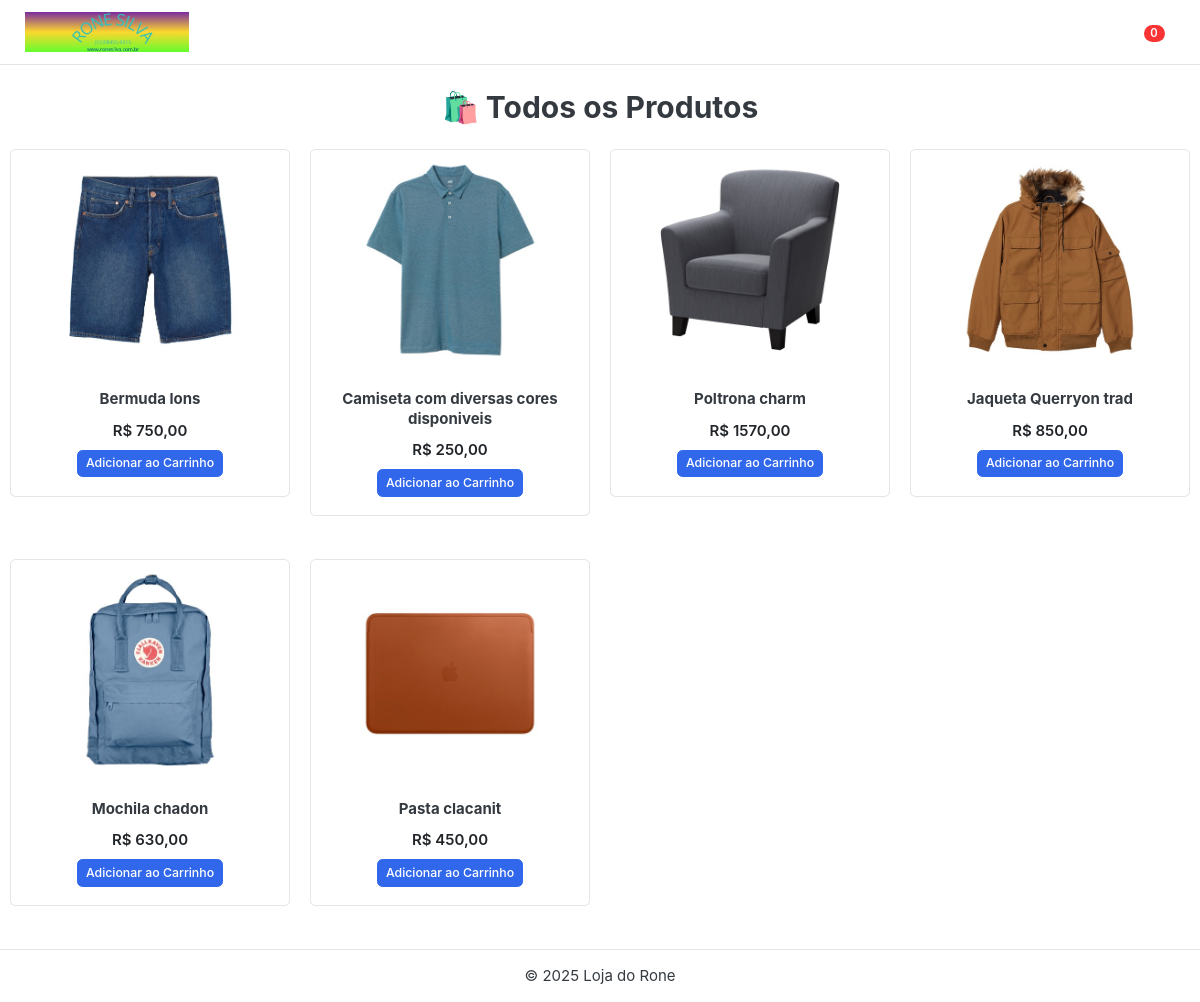
The page /loja/ on the database its author committed.
### store/models.py (models this page shows, shortened)
class Product(models.Model):
    name = models.CharField(max_length=200)
    description = models.TextField(blank=True)
    price = models.DecimalField(max_digits=10, decimal_places=2)
    image = models.ImageField(upload_to='products/', blank=True, null=True)  # <-- correto
    stock = models.PositiveIntegerField(default=0)
    created_at = models.DateTimeField(auto_now_add=True)

### store/views.py (the view)
# urls.py: path('', include('store.urls')),  # envia tudo para o app store
def store(request):
    products = Product.objects.all()
    return render(request, 'store.html', {'products': products})

### templates/store.html (shortened to what this page needs)
{% load static %}
<!DOCTYPE html>
<html lang="pt-br">
<head>
    <link href="{% static 'css/bootstrap.css' %}" rel="stylesheet">
    <link href="{% static 'css/ui.css' %}" rel="stylesheet">
    <link href="{% static 'css/responsive.css' %}" rel="stylesheet">
</head>
<body>
<header class="section-header">
    <nav class="navbar navbar-expand-sm navbar-light border-bottom">
        <div class="container">
            <a href="{% url 'store' %}" class="navbar-brand">
                <img src="{% static 'images/2.jpg' %}" height="40" alt="Logo Loja do Rone">
            </a>
            <ul class="navbar-nav ml-auto">
                <li class="nav-item">
                    <a href="{% url 'cart' %}" class="nav-link">
                        <span class="badge badge-pill badge-danger">
                            {{ cart_items|length|default:0 }}
                        </span>
                    </a>
                </li>
            </ul>
        </div>
    </nav>
</header>
<section class="section-content">
    <div class="container">
        <h2 class="my-4 text-center">🛍️ Todos os Produtos</h2>
        <div class="row">
            {% for product in products %}
            <div class="col-md-3 mb-4">
                <div class="card card-product-grid text-center">
                    <a href="{% url 'product_detail' product.id %}" class="img-wrap">
                        {% if product.image %}
                            <img src="{{ product.image.url }}" alt="{{ product.name }}" class="img-fluid rounded">
                        {% else %}
                            <img src="{% static 'images/sem_imagem.png' %}" alt="Sem imagem" class="img-fluid rounded">
                        {% endif %}
                    </a>
                    <div class="card-body">
                        <h6 class="card-title">{{ product.name }}</h6>
                        <div class="price mb-2">R$ {{ product.price|floatformat:2 }}</div>
                        <form method="post" action="{% url 'add_to_cart' product.id %}">
                            <button type="submit" class="btn btn-sm btn-primary">
                                Adicionar ao Carrinho
                            </button>
                        </form>
                    </div>
                </div>
            </div>
            {% empty %}
            <div class="col-12 text-center">
                <p>Nenhum produto encontrado.</p>
                <a href="/dashboard/" class="btn btn-success mt-3">← Voltar ao Dashboard</a>
            </div>
            {% endfor %}
        </div>
    </div>
</section>
<footer class="section-footer border-top text-center py-3">
    <p>&copy; 2025 Loja do Rone</p>
</footer>
</body>
</html>

### static/css/ui.css (style rules this page uses)
html { font-family: "Inter", sans-serif; font-size: 15px; }
.img-wrap { text-align: center; display: block; }
.img-wrap img { max-width: 100%; }
p:last-child { margin-bottom: 0; }
[class*=card-product] .img-wrap { overflow: hidden; position: relative; }
[class*=card-product] .img-wrap img { height: 100%; max-width: 100%; width: auto; display: inline-block; -o-object-fit: cover; object-fit: cover; }
.card-product-grid { margin-bottom: 20px; }
.card-product-grid .img-wrap { border-radius: 0.2rem 0.2rem 0 0; height: 220px; }
.card .img-wrap { overflow: hidden; }
.price { font-weight: 600; color: #212529; }

### templates/store.html (style rules this page uses)
.card-product-grid img { width: 100%; height: 250px; object-fit: cover; }

### rows shown on the page
Product: image (picture), name "Bermuda lons", price "750,00"
Product: image (picture), name "Camiseta com diversas cores disponiveis", price "250,00"
Product: image (picture), name "Poltrona charm", price "1570,00"
Product: image (picture), name "Jaqueta Querryon trad", price "850,00"
Product: image (picture), name "Mochila chadon", price "630,00"
Product: image (picture), name "Pasta clacanit", price "450,00"

### other values the page prints
{{ cart_items|length|default:0 }} "0"
